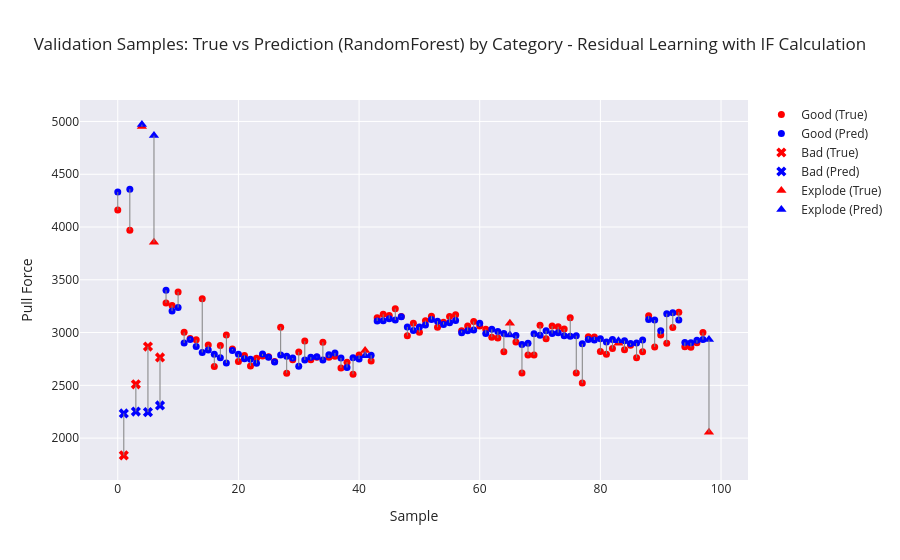

Notebook source saved alongside this figure:
### Markdown cell above
# Check Validation Data

### Code cell
# Category array (must be aligned with y_dev)
categories = dev_df.groupby("Sample ID")["Category"].first().values

plot_visualizer(
    true_vals=y_dev,
    pred_vals=final_pred,
    categories=categories,
    title=f"Validation Samples: True vs Prediction ({model}) by Category - Residual Learning with IF Calculation"
)

### Figure 1 — Plotly figure (JSON) as saved in the notebook; plotly's stock layout.template omitted (floating-point values rounded to 4 significant figures)
{"data": [{"marker": {"color": "red", "size": 7, "symbol": "circle"}, "mode": "markers", "name": "Good (True)", "type": "scatter", "x": [0, 2, 8, 9, 10, 11, 12, 13, 14, 15, 16, 17, 18, 19, 20, 21, 22, 23, 24, 25, 26, 27, 28, 29, 30, 31, 32, 33, 34, 35, 36, 37, 38, 39, 40, 42, 43, 44, 45, 46, 47, 48, 49, 50, 51, 52, 53, 54, 55, 56, 57, 58, 59, 60, 61, 62, 63, 64, 66, 67, 68, 69, 70, 71, 72, 73, 74, 75, 76, 77, 78, 79, 80, 81, 82, 84, 85, 86, 87, 88, 89, 90, 91, 92, 93, 94, 95, 96, 97], "y": [4161.0, 3970.0, 3281.0, 3256.0, 3385.0, 3002.0, 2944.0, 2932.0, 3321.0, 2882.0, 2679.0, 2877.0, 2976.0, 2843.0, 2727.0, 2784.0, 2683.0, 2758.0, 2778.0, 2770.0, 2726.0, 3052.0, 2614.0, 2744.0, 2816.0, 2919.0, 2744.0, 2765.0, 2909.0, 2766.0, 2775.0, 2665.0, 2720.0, 2604.0, 2787.0, 2730.0, 3141.0, 3173.0, 3163.0, 3227.0, 3152.0, 2970.0, 3089.0, 3002.0, 3113.0, 3156.0, 3051.0, 3099.0, 3153.0, 3169.0, 3017.0, 3061.0, 3105.0, 3062.0, 3031.0, 2956.0, 2948.0, 2818.0, 2910.0, 2617.0, 2787.0, 2788.0, 3070.0, 2940.0, 3061.0, 3054.0, 3033.0, 3139.0, 2617.0, 2522.0, 2961.0, 2958.0, 2821.0, 2796.0, 2849.0, 2837.0, 2880.0, 2760.0, 2818.0, 3159.0, 2864.0, 2977.0, 2898.0, 3048.0, 3193.0, 2866.0, 2861.0, 2903.0, 3001.0]}, {"marker": {"color": "blue", "size": 7, "symbol": "circle"}, "mode": "markers", "name": "Good (Pred)", "type": "scatter", "x": [0, 2, 8, 9, 10, 11, 12, 13, 14, 15, 16, 17, 18, 19, 20, 21, 22, 23, 24, 25, 26, 27, 28, 29, 30, 31, 32, 33, 34, 35, 36, 37, 38, 39, 40, 42, 43, 44, 45, 46, 47, 48, 49, 50, 51, 52, 53, 54, 55, 56, 57, 58, 59, 60, 61, 62, 63, 64, 66, 67, 68, 69, 70, 71, 72, 73, 74, 75, 76, 77, 78, 79, 80, 81, 82, 84, 85, 86, 87, 88, 89, 90, 91, 92, 93, 94, 95, 96, 97], "y": [4333.0, 4358.0, 3401.0, 3203.0, 3237.0, 2901.0, 2933.0, 2868.0, 2812.0, 2834.0, 2793.0, 2762.0, 2712.0, 2831.0, 2794.0, 2753.0, 2748.0, 2708.0, 2797.0, 2767.0, 2721.0, 2787.0, 2775.0, 2758.0, 2681.0, 2741.0, 2767.0, 2771.0, 2741.0, 2790.0, 2807.0, 2760.0, 2669.0, 2761.0, 2749.0, 2785.0, 3110.0, 3113.0, 3131.0, 3119.0, 3150.0, 3053.0, 3020.0, 3053.0, 3072.0, 3125.0, 3108.0, 3076.0, 3094.0, 3114.0, 2999.0, 3017.0, 3025.0, 3087.0, 2992.0, 3030.0, 3010.0, 2992.0, 2971.0, 2887.0, 2898.0, 2989.0, 2975.0, 3017.0, 2992.0, 2999.0, 2970.0, 2966.0, 2970.0, 2893.0, 2935.0, 2930.0, 2941.0, 2911.0, 2933.0, 2922.0, 2897.0, 2900.0, 2929.0, 3125.0, 3119.0, 3017.0, 3179.0, 3188.0, 3118.0, 2907.0, 2903.0, 2927.0, 2934.0]}, {"marker": {"color": "red", "size": 9, "symbol": "x"}, "mode": "markers", "name": "Bad (True)", "type": "scatter", "x": [1, 3, 5, 7], "y": [1836.0, 2510.0, 2867.0, 2764.0]}, {"marker": {"color": "blue", "size": 9, "symbol": "x"}, "mode": "markers", "name": "Bad (Pred)", "type": "scatter", "x": [1, 3, 5, 7], "y": [2233.0, 2252.0, 2246.0, 2310.0]}, {"marker": {"color": "red", "size": 9, "symbol": "triangle-up"}, "mode": "markers", "name": "Explode (True)", "type": "scatter", "x": [4, 6, 41, 65, 83, 98], "y": [4952.0, 3856.0, 2830.0, 3089.0, 2899.0, 2054.0]}, {"marker": {"color": "blue", "size": 9, "symbol": "triangle-up"}, "mode": "markers", "name": "Explode (Pred)", "type": "scatter", "x": [4, 6, 41, 65, 83, 98], "y": [4970.0, 4866.0, 2780.0, 2977.0, 2922.0, 2933.0]}, {"line": {"color": "gray", "width": 1}, "mode": "lines", "showlegend": false, "type": "scatter", "x": [0, 0], "y": [4161.0, 4333.0]}, {"line": {"color": "gray", "width": 1}, "mode": "lines", "showlegend": false, "type": "scatter", "x": [1, 1], "y": [1836.0, 2233.0]}, {"line": {"color": "gray", "width": 1}, "mode": "lines", "showlegend": false, "type": "scatter", "x": [2, 2], "y": [3970.0, 4358.0]}, {"line": {"color": "gray", "width": 1}, "mode": "lines", "showlegend": false, "type": "scatter", "x": [3, 3], "y": [2510.0, 2252.0]}, {"line": {"color": "gray", "width": 1}, "mode": "lines", "showlegend": false, "type": "scatter", "x": [4, 4], "y": [4952, 4970.0]}, {"line": {"color": "gray", "width": 1}, "mode": "lines", "showlegend": false, "type": "scatter", "x": [5, 5], "y": [2867.0, 2246.0]}, {"line": {"color": "gray", "width": 1}, "mode": "lines", "showlegend": false, "type": "scatter", "x": [6, 6], "y": [3856.0, 4866.0]}, {"line": {"color": "gray", "width": 1}, "mode": "lines", "showlegend": false, "type": "scatter", "x": [7, 7], "y": [2764.0, 2310.0]}, {"line": {"color": "gray", "width": 1}, "mode": "lines", "showlegend": false, "type": "scatter", "x": [8, 8], "y": [3281.0, 3401.0]}, {"line": {"color": "gray", "width": 1}, "mode": "lines", "showlegend": false, "type": "scatter", "x": [9, 9], "y": [3256.0, 3203.0]}, {"line": {"color": "gray", "width": 1}, "mode": "lines", "showlegend": false, "type": "scatter", "x": [10, 10], "y": [3385.0, 3237.0]}, {"line": {"color": "gray", "width": 1}, "mode": "lines", "showlegend": false, "type": "scatter", "x": [11, 11], "y": [3002.0, 2901.0]}, {"line": {"color": "gray", "width": 1}, "mode": "lines", "showlegend": false, "type": "scatter", "x": [12, 12], "y": [2944.0, 2933.0]}, {"line": {"color": "gray", "width": 1}, "mode": "lines", "showlegend": false, "type": "scatter", "x": [13, 13], "y": [2932.0, 2868.0]}, {"line": {"color": "gray", "width": 1}, "mode": "lines", "showlegend": false, "type": "scatter", "x": [14, 14], "y": [3321.0, 2812.0]}, {"line": {"color": "gray", "width": 1}, "mode": "lines", "showlegend": false, "type": "scatter", "x": [15, 15], "y": [2882.0, 2834.0]}, {"line": {"color": "gray", "width": 1}, "mode": "lines", "showlegend": false, "type": "scatter", "x": [16, 16], "y": [2679.0, 2793.0]}, {"line": {"color": "gray", "width": 1}, "mode": "lines", "showlegend": false, "type": "scatter", "x": [17, 17], "y": [2877.0, 2762.0]}, {"line": {"color": "gray", "width": 1}, "mode": "lines", "showlegend": false, "type": "scatter", "x": [18, 18], "y": [2976.0, 2712.0]}, {"line": {"color": "gray", "width": 1}, "mode": "lines", "showlegend": false, "type": "scatter", "x": [19, 19], "y": [2843.0, 2831.0]}, {"line": {"color": "gray", "width": 1}, "mode": "lines", "showlegend": false, "type": "scatter", "x": [20, 20], "y": [2727.0, 2794.0]}, {"line": {"color": "gray", "width": 1}, "mode": "lines", "showlegend": false, "type": "scatter", "x": [21, 21], "y": [2784.0, 2753.0]}, {"line": {"color": "gray", "width": 1}, "mode": "lines", "showlegend": false, "type": "scatter", "x": [22, 22], "y": [2683.0, 2748.0]}, {"line": {"color": "gray", "width": 1}, "mode": "lines", "showlegend": false, "type": "scatter", "x": [23, 23], "y": [2758.0, 2708.0]}, {"line": {"color": "gray", "width": 1}, "mode": "lines", "showlegend": false, "type": "scatter", "x": [24, 24], "y": [2778.0, 2797.0]}, {"line": {"color": "gray", "width": 1}, "mode": "lines", "showlegend": false, "type": "scatter", "x": [25, 25], "y": [2770, 2767.0]}, {"line": {"color": "gray", "width": 1}, "mode": "lines", "showlegend": false, "type": "scatter", "x": [26, 26], "y": [2726.0, 2721.0]}, {"line": {"color": "gray", "width": 1}, "mode": "lines", "showlegend": false, "type": "scatter", "x": [27, 27], "y": [3052.0, 2787.0]}, {"line": {"color": "gray", "width": 1}, "mode": "lines", "showlegend": false, "type": "scatter", "x": [28, 28], "y": [2614.0, 2775.0]}, {"line": {"color": "gray", "width": 1}, "mode": "lines", "showlegend": false, "type": "scatter", "x": [29, 29], "y": [2744.0, 2758.0]}, {"line": {"color": "gray", "width": 1}, "mode": "lines", "showlegend": false, "type": "scatter", "x": [30, 30], "y": [2816.0, 2681.0]}, {"line": {"color": "gray", "width": 1}, "mode": "lines", "showlegend": false, "type": "scatter", "x": [31, 31], "y": [2919.0, 2741.0]}, {"line": {"color": "gray", "width": 1}, "mode": "lines", "showlegend": false, "type": "scatter", "x": [32, 32], "y": [2744.0, 2767.0]}, {"line": {"color": "gray", "width": 1}, "mode": "lines", "showlegend": false, "type": "scatter", "x": [33, 33], "y": [2765, 2771.0]}, {"line": {"color": "gray", "width": 1}, "mode": "lines", "showlegend": false, "type": "scatter", "x": [34, 34], "y": [2909.0, 2741.0]}, {"line": {"color": "gray", "width": 1}, "mode": "lines", "showlegend": false, "type": "scatter", "x": [35, 35], "y": [2766.0, 2790.0]}, {"line": {"color": "gray", "width": 1}, "mode": "lines", "showlegend": false, "type": "scatter", "x": [36, 36], "y": [2775.0, 2807.0]}, {"line": {"color": "gray", "width": 1}, "mode": "lines", "showlegend": false, "type": "scatter", "x": [37, 37], "y": [2665.0, 2760.0]}, {"line": {"color": "gray", "width": 1}, "mode": "lines", "showlegend": false, "type": "scatter", "x": [38, 38], "y": [2720.0, 2669.0]}, {"line": {"color": "gray", "width": 1}, "mode": "lines", "showlegend": false, "type": "scatter", "x": [39, 39], "y": [2604.0, 2761.0]}, {"line": {"color": "gray", "width": 1}, "mode": "lines", "showlegend": false, "type": "scatter", "x": [40, 40], "y": [2787.0, 2749.0]}, {"line": {"color": "gray", "width": 1}, "mode": "lines", "showlegend": false, "type": "scatter", "x": [41, 41], "y": [2830.0, 2780.0]}, {"line": {"color": "gray", "width": 1}, "mode": "lines", "showlegend": false, "type": "scatter", "x": [42, 42], "y": [2730.0, 2785.0]}, {"line": {"color": "gray", "width": 1}, "mode": "lines", "showlegend": false, "type": "scatter", "x": [43, 43], "y": [3141.0, 3110.0]}, {"line": {"color": "gray", "width": 1}, "mode": "lines", "showlegend": false, "type": "scatter", "x": [44, 44], "y": [3173.0, 3113.0]}, {"line": {"color": "gray", "width": 1}, "mode": "lines", "showlegend": false, "type": "scatter", "x": [45, 45], "y": [3163.0, 3131.0]}, {"line": {"color": "gray", "width": 1}, "mode": "lines", "showlegend": false, "type": "scatter", "x": [46, 46], "y": [3227.0, 3119.0]}, {"line": {"color": "gray", "width": 1}, "mode": "lines", "showlegend": false, "type": "scatter", "x": [47, 47], "y": [3152, 3150.0]}, {"line": {"color": "gray", "width": 1}, "mode": "lines", "showlegend": false, "type": "scatter", "x": [48, 48], "y": [2970.0, 3053.0]}, {"line": {"color": "gray", "width": 1}, "mode": "lines", "showlegend": false, "type": "scatter", "x": [49, 49], "y": [3089.0, 3020.0]}, {"line": {"color": "gray", "width": 1}, "mode": "lines", "showlegend": false, "type": "scatter", "x": [50, 50], "y": [3002.0, 3053.0]}, {"line": {"color": "gray", "width": 1}, "mode": "lines", "showlegend": false, "type": "scatter", "x": [51, 51], "y": [3113.0, 3072.0]}, {"line": {"color": "gray", "width": 1}, "mode": "lines", "showlegend": false, "type": "scatter", "x": [52, 52], "y": [3156.0, 3125.0]}, {"line": {"color": "gray", "width": 1}, "mode": "lines", "showlegend": false, "type": "scatter", "x": [53, 53], "y": [3051.0, 3108.0]}, {"line": {"color": "gray", "width": 1}, "mode": "lines", "showlegend": false, "type": "scatter", "x": [54, 54], "y": [3099.0, 3076.0]}, {"line": {"color": "gray", "width": 1}, "mode": "lines", "showlegend": false, "type": "scatter", "x": [55, 55], "y": [3153.0, 3094.0]}, {"line": {"color": "gray", "width": 1}, "mode": "lines", "showlegend": false, "type": "scatter", "x": [56, 56], "y": [3169.0, 3114.0]}, {"line": {"color": "gray", "width": 1}, "mode": "lines", "showlegend": false, "type": "scatter", "x": [57, 57], "y": [3017.0, 2999.0]}, {"line": {"color": "gray", "width": 1}, "mode": "lines", "showlegend": false, "type": "scatter", "x": [58, 58], "y": [3061.0, 3017.0]}, {"line": {"color": "gray", "width": 1}, "mode": "lines", "showlegend": false, "type": "scatter", "x": [59, 59], "y": [3105.0, 3025.0]}, {"line": {"color": "gray", "width": 1}, "mode": "lines", "showlegend": false, "type": "scatter", "x": [60, 60], "y": [3062.0, 3087.0]}, {"line": {"color": "gray", "width": 1}, "mode": "lines", "showlegend": false, "type": "scatter", "x": [61, 61], "y": [3031.0, 2992.0]}, {"line": {"color": "gray", "width": 1}, "mode": "lines", "showlegend": false, "type": "scatter", "x": [62, 62], "y": [2956.0, 3030.0]}, {"line": {"color": "gray", "width": 1}, "mode": "lines", "showlegend": false, "type": "scatter", "x": [63, 63], "y": [2948, 3010.0]}, {"line": {"color": "gray", "width": 1}, "mode": "lines", "showlegend": false, "type": "scatter", "x": [64, 64], "y": [2818.0, 2992.0]}, {"line": {"color": "gray", "width": 1}, "mode": "lines", "showlegend": false, "type": "scatter", "x": [65, 65], "y": [3089.0, 2977.0]}, {"line": {"color": "gray", "width": 1}, "mode": "lines", "showlegend": false, "type": "scatter", "x": [66, 66], "y": [2910.0, 2971.0]}, {"line": {"color": "gray", "width": 1}, "mode": "lines", "showlegend": false, "type": "scatter", "x": [67, 67], "y": [2617.0, 2887.0]}, {"line": {"color": "gray", "width": 1}, "mode": "lines", "showlegend": false, "type": "scatter", "x": [68, 68], "y": [2787.0, 2898.0]}, {"line": {"color": "gray", "width": 1}, "mode": "lines", "showlegend": false, "type": "scatter", "x": [69, 69], "y": [2788.0, 2989.0]}, {"line": {"color": "gray", "width": 1}, "mode": "lines", "showlegend": false, "type": "scatter", "x": [70, 70], "y": [3070.0, 2975.0]}, {"line": {"color": "gray", "width": 1}, "mode": "lines", "showlegend": false, "type": "scatter", "x": [71, 71], "y": [2940.0, 3017.0]}, {"line": {"color": "gray", "width": 1}, "mode": "lines", "showlegend": false, "type": "scatter", "x": [72, 72], "y": [3061.0, 2992.0]}, {"line": {"color": "gray", "width": 1}, "mode": "lines", "showlegend": false, "type": "scatter", "x": [73, 73], "y": [3054.0, 2999.0]}, {"line": {"color": "gray", "width": 1}, "mode": "lines", "showlegend": false, "type": "scatter", "x": [74, 74], "y": [3033, 2970.0]}, {"line": {"color": "gray", "width": 1}, "mode": "lines", "showlegend": false, "type": "scatter", "x": [75, 75], "y": [3139.0, 2966.0]}, {"line": {"color": "gray", "width": 1}, "mode": "lines", "showlegend": false, "type": "scatter", "x": [76, 76], "y": [2617.0, 2970.0]}, {"line": {"color": "gray", "width": 1}, "mode": "lines", "showlegend": false, "type": "scatter", "x": [77, 77], "y": [2522.0, 2893.0]}, {"line": {"color": "gray", "width": 1}, "mode": "lines", "showlegend": false, "type": "scatter", "x": [78, 78], "y": [2961.0, 2935.0]}, {"line": {"color": "gray", "width": 1}, "mode": "lines", "showlegend": false, "type": "scatter", "x": [79, 79], "y": [2958.0, 2930.0]}, {"line": {"color": "gray", "width": 1}, "mode": "lines", "showlegend": false, "type": "scatter", "x": [80, 80], "y": [2821.0, 2941.0]}, {"line": {"color": "gray", "width": 1}, "mode": "lines", "showlegend": false, "type": "scatter", "x": [81, 81], "y": [2796.0, 2911.0]}, {"line": {"color": "gray", "width": 1}, "mode": "lines", "showlegend": false, "type": "scatter", "x": [82, 82], "y": [2849.0, 2933.0]}, {"line": {"color": "gray", "width": 1}, "mode": "lines", "showlegend": false, "type": "scatter", "x": [83, 83], "y": [2899, 2922.0]}, {"line": {"color": "gray", "width": 1}, "mode": "lines", "showlegend": false, "type": "scatter", "x": [84, 84], "y": [2837.0, 2922.0]}, {"line": {"color": "gray", "width": 1}, "mode": "lines", "showlegend": false, "type": "scatter", "x": [85, 85], "y": [2880.0, 2897.0]}, {"line": {"color": "gray", "width": 1}, "mode": "lines", "showlegend": false, "type": "scatter", "x": [86, 86], "y": [2760.0, 2900.0]}, {"line": {"color": "gray", "width": 1}, "mode": "lines", "showlegend": false, "type": "scatter", "x": [87, 87], "y": [2818.0, 2929.0]}, {"line": {"color": "gray", "width": 1}, "mode": "lines", "showlegend": false, "type": "scatter", "x": [88, 88], "y": [3159.0, 3125.0]}, {"line": {"color": "gray", "width": 1}, "mode": "lines", "showlegend": false, "type": "scatter", "x": [89, 89], "y": [2864.0, 3119.0]}, {"line": {"color": "gray", "width": 1}, "mode": "lines", "showlegend": false, "type": "scatter", "x": [90, 90], "y": [2977.0, 3017.0]}, {"line": {"color": "gray", "width": 1}, "mode": "lines", "showlegend": false, "type": "scatter", "x": [91, 91], "y": [2898.0, 3179.0]}, {"line": {"color": "gray", "width": 1}, "mode": "lines", "showlegend": false, "type": "scatter", "x": [92, 92], "y": [3048.0, 3188.0]}, {"line": {"color": "gray", "width": 1}, "mode": "lines", "showlegend": false, "type": "scatter", "x": [93, 93], "y": [3193.0, 3118.0]}, {"line": {"color": "gray", "width": 1}, "mode": "lines", "showlegend": false, "type": "scatter", "x": [94, 94], "y": [2866.0, 2907.0]}, {"line": {"color": "gray", "width": 1}, "mode": "lines", "showlegend": false, "type": "scatter", "x": [95, 95], "y": [2861.0, 2903.0]}, {"line": {"color": "gray", "width": 1}, "mode": "lines", "showlegend": false, "type": "scatter", "x": [96, 96], "y": [2903.0, 2927.0]}, {"line": {"color": "gray", "width": 1}, "mode": "lines", "showlegend": false, "type": "scatter", "x": [97, 97], "y": [3001.0, 2934.0]}, {"line": {"color": "gray", "width": 1}, "mode": "lines", "showlegend": false, "type": "scatter", "x": [98, 98], "y": [2054.0, 2933.0]}], "layout": {"title": {"text": "Validation Samples: True vs Prediction (RandomForest) by Category - Residual Learning with IF Calculation"}, "xaxis": {"title": {"text": "Sample"}}, "yaxis": {"title": {"text": "Pull Force"}}}}
